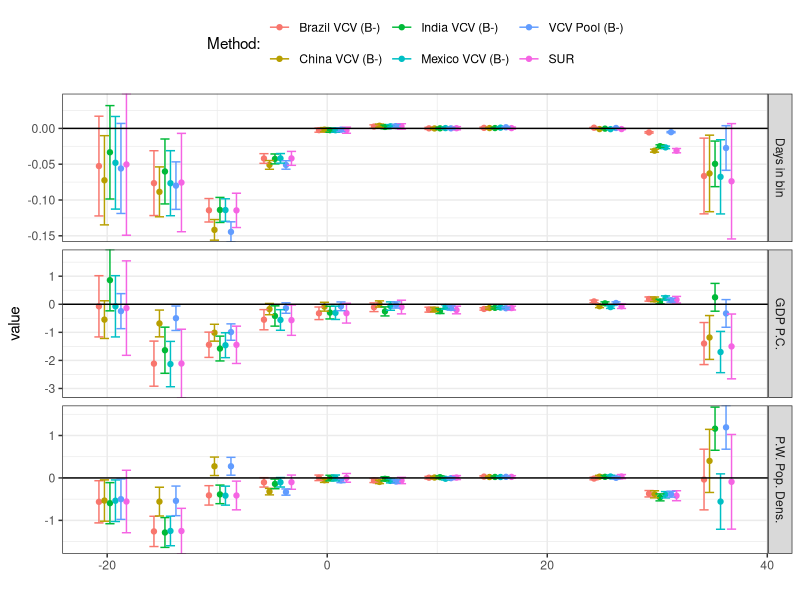

Write R code to recreate this figure.
setwd("~/research/gcp/impact-calculations/interpolate/validation")

library(reshape2)
library(ggplot2)

do.smooth <- F

gammas.om <- read.csv("simple-serrpool-ominus.csv")
gammas.om$method <- "SE Pool (O-)"
gammas.am <- read.csv("simple-novcv-aminus.csv")
gammas.am$method <- "SE Hierarchical (A-)"
gammas.bm <- read.csv("simple-vcvpool-bminus.csv")
gammas.bm$method <- "VCV Pool (B-)"
gammas.ob <- read.csv("simple-vcvpool-o-as-b.csv")
gammas.ob$method <- "SE Pool using VCV Pool Model (O-)"
gammas.bm.bra <- read.csv("simple-vcvpool-bminus-BRA.csv")
gammas.bm.bra$method <- "Brazil VCV (B-)"
gammas.bm.chn <- read.csv("simple-vcvpool-bminus-CHN.csv")
gammas.bm.chn$method <- "China VCV (B-)"
gammas.bm.ind <- read.csv("simple-vcvpool-bminus-IND.csv")
gammas.bm.ind$method <- "India VCV (B-)"
gammas.bm.mex <- read.csv("simple-vcvpool-bminus-MEX.csv")
gammas.bm.mex$method <- "Mexico VCV (B-)"

##gammas.x <- subset(read.csv("comparison-all.csv"), method == 'seemur')
gammas.x <- read.csv("seemur.csv")
gammas.x$method <- "SUR"

gammas.op1 <- read.csv("simple-serrsmooth-oplus1.csv")
gammas.op1$method <- "SE Pool (O+1)"
gammas.op2 <- read.csv("simple-serrsmooth-oplus2.csv")
gammas.op2$method <- "SE Pool (O+2)"
gammas.op4 <- read.csv("simple-serrsmooth-oplus4.csv")
gammas.op4$method <- "SE Pool (O+4)"
gammas.op8 <- read.csv("simple-serrsmooth-oplus8.csv")
gammas.op8$method <- "SE Pool (O+8)"

if (do.smooth) {
    gammas <- rbind(gammas.om, gammas.op1, gammas.op2, gammas.op4, gammas.op8)
} else {
    gammas <- rbind(gammas.x, gammas.bm.bra, gammas.bm.chn, gammas.bm.ind, gammas.bm.mex, gammas.bm)
    ##gammas <- rbind(gammas.om, gammas.ob)

    gammas$method <- factor(gammas$method, levels=c(unique(gammas$method[gammas$method != "SUR"]), "SUR"))
}


pg <- melt(gammas[, c('method', 'binlo', 'binhi', 'intercept_coef', 'bindays_coef', 'gdppc_coef', 'popop_coef')], id.vars=c('method', 'binlo', 'binhi'))
pg2 <- melt(gammas[, c('method', 'binlo', 'binhi', 'intercept_serr', 'bindays_serr', 'gdppc_serr', 'popop_serr')], id.vars=c('method', 'binlo', 'binhi'))
pg$serr <- pg2$value

pg$binx <- (pmax(pg$binlo, -22) + pmin(pg$binhi, 38)) / 2

dodge <- position_dodge(width=3)

pg$ymin <- pg$value - pg$serr
pg$ymax <- pg$value + pg$serr

levels(pg$variable) <- c("Intercept", "Days in bin", "GDP P.C.", "P.W. Pop. Dens.")

ggplot(subset(pg, variable != 'Intercept'), aes(x=binx, y=value, ymin=ymin, ymax=ymax, width=5, colour=method)) +
    facet_grid(variable ~ ., scales="free") +
    geom_point(position=dodge) +
    geom_errorbar(position=dodge) + geom_hline(yintercept=0) + theme_bw() +
    scale_x_continuous(name="") + scale_y_continuous(expand=c(0, 0)) +
    scale_colour_discrete(name="Method:") +
    theme(legend.position="top")
